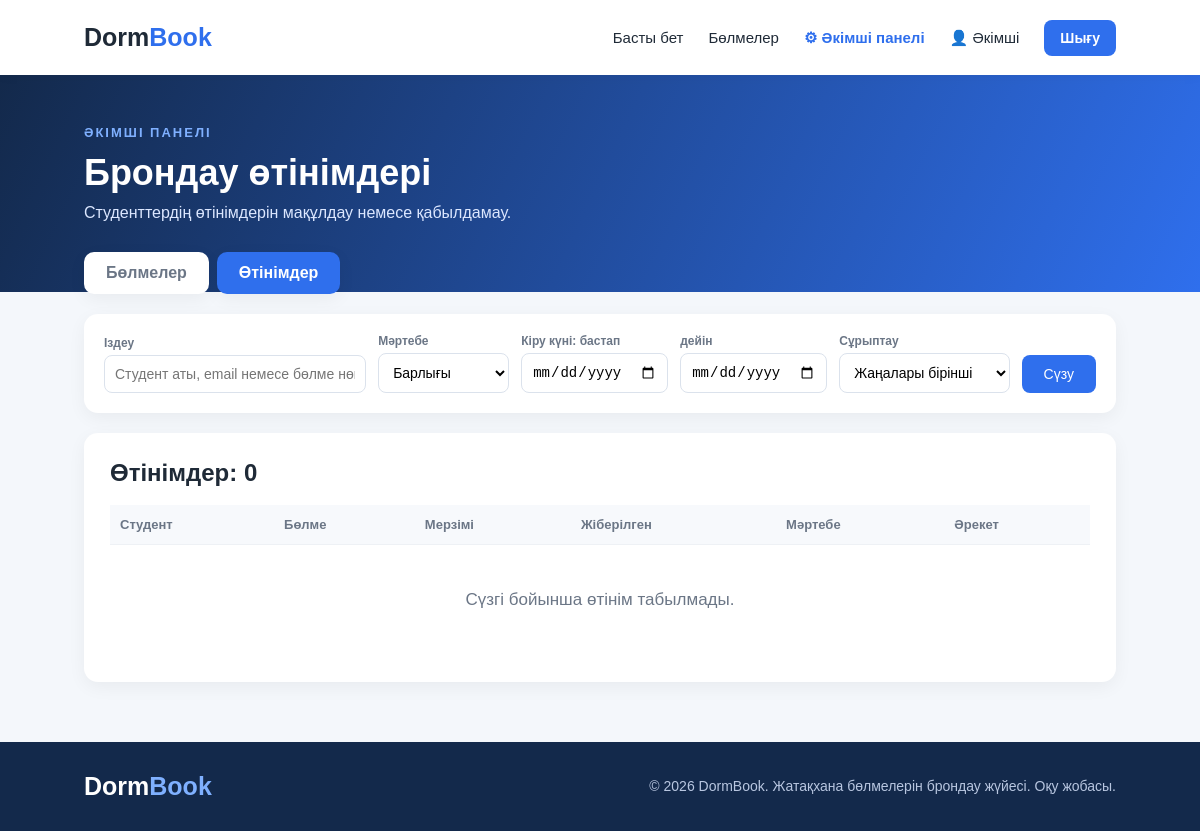
The page /admin_bookings.php (signed in) on the database as committed earlier.
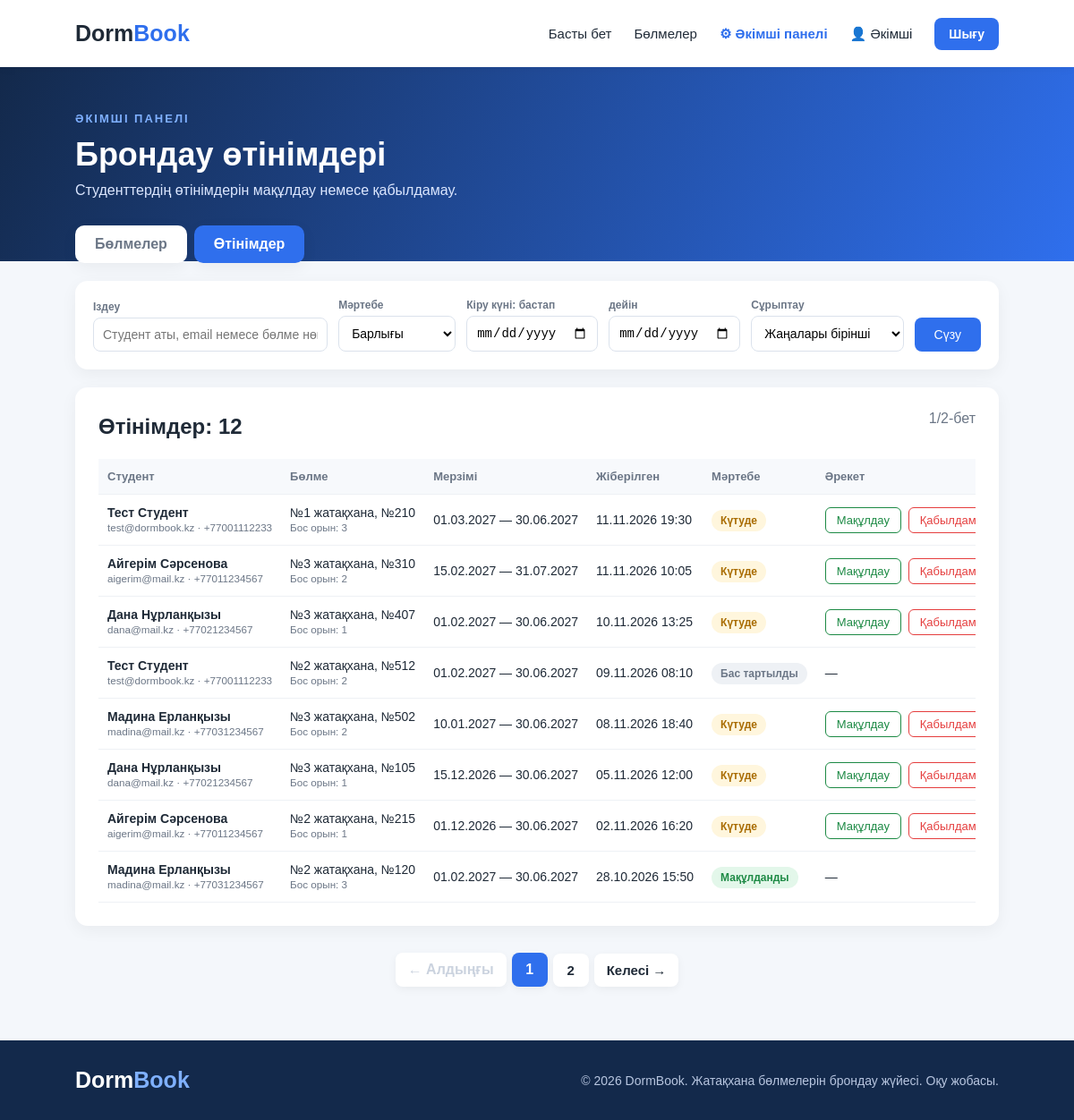
The same page on the database as committed later.
### tables this page shows
CREATE TABLE IF NOT EXISTS bookings (
    id INT AUTO_INCREMENT PRIMARY KEY,
    user_id INT NOT NULL,
    room_id INT NOT NULL,
    start_date DATE NOT NULL,
    end_date DATE NOT NULL,
    status ENUM('pending', 'approved', 'rejected', 'cancelled') NOT NULL DEFAULT 'pending',
    created_at TIMESTAMP DEFAULT CURRENT_TIMESTAMP,
    FOREIGN KEY (user_id) REFERENCES users(id) ON DELETE CASCADE,
    FOREIGN KEY (room_id) REFERENCES rooms(id) ON DELETE CASCADE
);

CREATE TABLE IF NOT EXISTS users (
    id INT AUTO_INCREMENT PRIMARY KEY,
    full_name VARCHAR(100) NOT NULL,
    email VARCHAR(100) NOT NULL UNIQUE,
    student_id VARCHAR(20) NOT NULL UNIQUE,
    phone VARCHAR(20) NOT NULL,
    password_hash VARCHAR(255) NOT NULL,
    role ENUM('student', 'admin') NOT NULL DEFAULT 'student',
    created_at TIMESTAMP DEFAULT CURRENT_TIMESTAMP
);

CREATE TABLE IF NOT EXISTS dormitories (
    id INT AUTO_INCREMENT PRIMARY KEY,
    name VARCHAR(100) NOT NULL,
    address VARCHAR(255) NOT NULL,
    floors INT NOT NULL
);

CREATE TABLE IF NOT EXISTS rooms (
    id INT AUTO_INCREMENT PRIMARY KEY,
    dormitory_id INT NOT NULL,
    room_number VARCHAR(10) NOT NULL,
    floor INT NOT NULL,
    capacity INT NOT NULL,
    free_places INT NOT NULL,
    price_per_month DECIMAL(10, 2) NOT NULL,
    description TEXT,
    UNIQUE (dormitory_id, room_number),
    FOREIGN KEY (dormitory_id) REFERENCES dormitories(id) ON DELETE CASCADE
);

### admin_bookings.php (the view, shortened to what the changed rows need)
<?php
require_once "db.php";
include "pagination.php";
$q = trim($_GET["q"] ?? "");
$status = $_GET["status"] ?? "";
$dateFrom = $_GET["date_from"] ?? "";
$dateTo = $_GET["date_to"] ?? "";
$sort = $_GET["sort"] ?? "newest";
$isDate = fn($d) => preg_match('/^\d{4}-\d{2}-\d{2}$/', $d) === 1;
if (!$isDate($dateFrom)) $dateFrom = "";
if (!$isDate($dateTo)) $dateTo = "";
$sortOptions = [
    "newest"     => ["Жаңалары бірінші",        "b.created_at DESC, b.id DESC"],
    "oldest"     => ["Ескілері бірінші",        "b.created_at ASC, b.id ASC"],
    "start_asc"  => ["Кіру күні (ерте → кеш)",  "b.start_date ASC, b.id"],
    "start_desc" => ["Кіру күні (кеш → ерте)",  "b.start_date DESC, b.id"]
];
$where = " WHERE 1 = 1";
$params = [];
$from = " FROM bookings b
          JOIN users u ON u.id = b.user_id
          JOIN rooms r ON r.id = b.room_id
          JOIN dormitories d ON d.id = r.dormitory_id";
$countStmt = $pdo->prepare("SELECT COUNT(*)" . $from . $where);
$countStmt->execute($params);
$total = (int) $countStmt->fetchColumn();
$perPage = 8;
$totalPages = max(1, (int) ceil($total / $perPage));
$page = min(max(1, (int) ($_GET["page"] ?? 1)), $totalPages);
$offset = ($page - 1) * $perPage;
$stmt = $pdo->prepare(
    "SELECT b.*, u.full_name, u.email, u.phone,
            r.room_number, r.free_places, d.name AS dorm_name"
    . $from . $where
    . " ORDER BY " . $sortOptions[$sort][1]
    . " LIMIT " . $perPage . " OFFSET " . $offset
);
$stmt->execute($params);
$bookings = $stmt->fetchAll();
$filters = array_filter([
    "q"         => $q,
    "status"    => $status,
    "date_from" => $dateFrom,
    "date_to"   => $dateTo,
    "sort"      => $sort === "newest" ? "" : $sort
], fn($v) => $v !== "");
$statusNames = [
    "pending"   => "Күтуде",
    "approved"  => "Мақұлданды",
    "rejected"  => "Қабылданбады",
    "cancelled" => "Бас тартылды"
];
include "header.php";
?>
<section class="page-title">
    <h1>Брондау өтінімдері</h1>
</section>
<section class="admin-section">
    <div class="admin-card">
        <div class="admin-card-head">
            <h2>Өтінімдер: <?= $total ?></h2>
            <?php if ($totalPages > 1): ?>
                <span class="result-count"><?= $page ?>/<?= $totalPages ?>-бет</span>
            <?php endif; ?>
        </div>
        <div class="table-wrapper">
            <table>
                <thead>
                    <tr>
                        <th>Студент</th>
                        <th>Бөлме</th>
                        <th>Мерзімі</th>
                        <th>Жіберілген</th>
                        <th>Мәртебе</th>
                        <th>Әрекет</th>
                    </tr>
                </thead>
                <tbody>
                    <?php foreach ($bookings as $b): ?>
                        <tr>
                            <td>
                                <b><?= htmlspecialchars($b["full_name"]) ?></b><br>
                                <small><?= htmlspecialchars($b["email"]) ?> · <?= htmlspecialchars($b["phone"]) ?></small>
                            </td>
                            <td>
                                <?= htmlspecialchars($b["dorm_name"]) ?>, №<?= htmlspecialchars($b["room_number"]) ?><br>
                                <small>Бос орын: <?= (int) $b["free_places"] ?></small>
                            </td>
                            <td>
                                <?= date("d.m.Y", strtotime($b["start_date"])) ?> —
                                <?= date("d.m.Y", strtotime($b["end_date"])) ?>
                            </td>
                            <td><?= date("d.m.Y H:i", strtotime($b["created_at"])) ?></td>
                            <td>
                                <span class="badge <?= $b["status"] ?>"><?= $statusNames[$b["status"]] ?></span>
                            </td>
                            <td class="actions">
                                <?php if ($b["status"] === "pending"): ?>
                                    <form method="POST" action="admin_bookings.php<?= htmlspecialchars(pageUrl($page, $filters)) ?>">
                                        <button type="submit" name="action" value="approve" class="approve-btn">Мақұлдау</button>
                                        <button type="submit" name="action" value="reject" class="cancel-btn">Қабылдамау</button>
                                    </form>
                                <?php else: ?>
                                    —
                                <?php endif; ?>
                            </td>
                        </tr>
                    <?php endforeach; ?>
                </tbody>
            </table>
        </div>
        <?php if (count($bookings) === 0): ?>
            <p class="empty-message">Сүзгі бойынша өтінім табылмады.</p>
        <?php endif; ?>
    </div>
    <?php renderPagination($page, $totalPages, $filters); ?>
</section>
<?php include "footer.php"; ?>

### pagination.php
<?php
function pageUrl($page, $filters) {
    $filters["page"] = $page;
    return "?" . http_build_query($filters);
}
function renderPagination($page, $totalPages, $filters) {
    if ($totalPages <= 1) {
        return;
    }
    echo '<nav class="pagination">';
    if ($page > 1) {
        echo '<a href="' . htmlspecialchars(pageUrl($page - 1, $filters)) . '">← Алдыңғы</a>';
    } else {
        echo '<span class="disabled">← Алдыңғы</span>';
    }
    for ($i = 1; $i <= $totalPages; $i++) {
        if ($i === $page) {
            echo '<span class="current">' . $i . '</span>';
        } else {
            echo '<a href="' . htmlspecialchars(pageUrl($i, $filters)) . '">' . $i . '</a>';
        }
    }
    if ($page < $totalPages) {
        echo '<a href="' . htmlspecialchars(pageUrl($page + 1, $filters)) . '">Келесі →</a>';
    } else {
        echo '<span class="disabled">Келесі →</span>';
    }
    echo '</nav>';
}

Rows that differ between the two databases and show on the page:
added bookings: user.full_name "Тест Студент", user.email "test@dormbook.kz", user.phone "+77001112233", dormitories.name "№1 жатақхана", room.room_number "210", room.free_places "3", start_date "01.03.2027", end_date "30.06.2027", created_at "11.11.2026 19:30", status "Күтуде"
added bookings: user.full_name "Айгерім Сәрсенова", user.email "aigerim@mail.kz", user.phone "+77011234567", dormitories.name "№3 жатақхана", room.room_number "310", room.free_places "2", start_date "15.02.2027", end_date "31.07.2027", created_at "11.11.2026 10:05", status "Күтуде"
added bookings: user.full_name "Дана Нұрланқызы", user.email "dana@mail.kz", user.phone "+77021234567", dormitories.name "№3 жатақхана", room.room_number "407", room.free_places "1", start_date "01.02.2027", end_date "30.06.2027", created_at "10.11.2026 13:25", status "Күтуде"
added bookings: user.full_name "Тест Студент", user.email "test@dormbook.kz", user.phone "+77001112233", dormitories.name "№2 жатақхана", room.room_number "512", room.free_places "2", start_date "01.02.2027", end_date "30.06.2027", created_at "09.11.2026 08:10", status "Бас тартылды"
added bookings: user.full_name "Мадина Ерланқызы", user.email "madina@mail.kz", user.phone "+77031234567", dormitories.name "№3 жатақхана", room.room_number "502", room.free_places "2", start_date "10.01.2027", end_date "30.06.2027", created_at "08.11.2026 18:40", status "Күтуде"
added bookings: user.full_name "Дана Нұрланқызы", user.email "dana@mail.kz", user.phone "+77021234567", dormitories.name "№3 жатақхана", room.room_number "105", room.free_places "1", start_date "15.12.2026", end_date "30.06.2027", created_at "05.11.2026 12:00", status "Күтуде"
added bookings: user.full_name "Айгерім Сәрсенова", user.email "aigerim@mail.kz", user.phone "+77011234567", dormitories.name "№2 жатақхана", room.room_number "215", room.free_places "1", start_date "01.12.2026", end_date "30.06.2027", created_at "02.11.2026 16:20", status "Күтуде"
added bookings: user.full_name "Мадина Ерланқызы", user.email "madina@mail.kz", user.phone "+77031234567", dormitories.name "№2 жатақхана", room.room_number "120", room.free_places "3", start_date "01.02.2027", end_date "30.06.2027", created_at "28.10.2026 15:50", status "Мақұлданды"
Other text that changed with them:
$total: "0" → "12"
$page: (not shown) → "1"
$totalPages: (not shown) → "2"
text no longer shown: "Сүзгі бойынша өтінім табылмады."
text now shown: "/ -бет ← Алдыңғы Келесі →"
new list line: "1"
new list line: "2"
